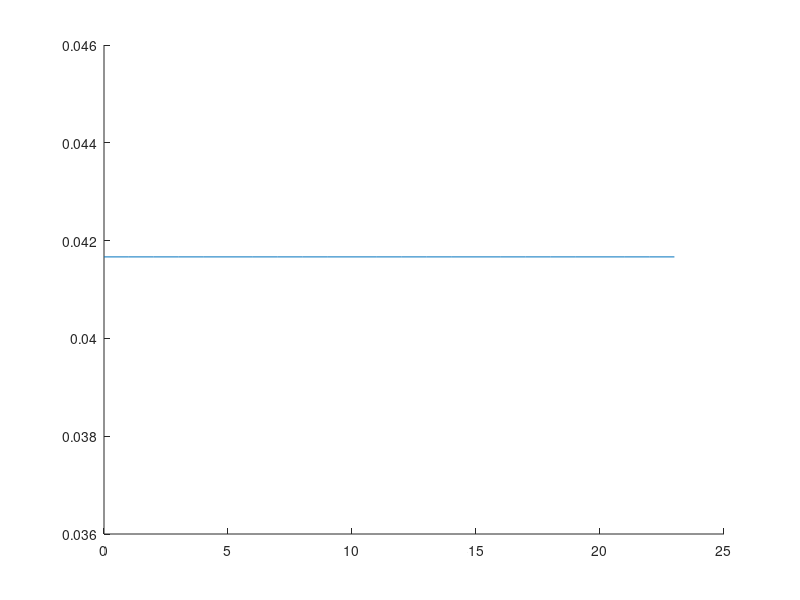

MATLAB code for this plot: (Note: this script raises an error after producing the figure.)

loadTypes = {'constant','kitobo','nightHeavy','dayHeavy'};
figure;
hold all;
x = 0:23;
plot(x,ones(size(x))/24);
plot(x,getKitoboHourlyLoad);
plot(x,createNightHeavyHourlyLoadProfile);
plot(x,createDayHeavyHourlyLoadProfile);
xlim([0 24]);
xlabel('Hour of day');
ylabel('Power (kW, normalized to 1 kWh/day)');
title('Load profiles');
legend({'constant','measured representative','nightHeavy','dayHeavy'},'Location','south');
saveas(gcf,'Figures/loadProfiles.png');